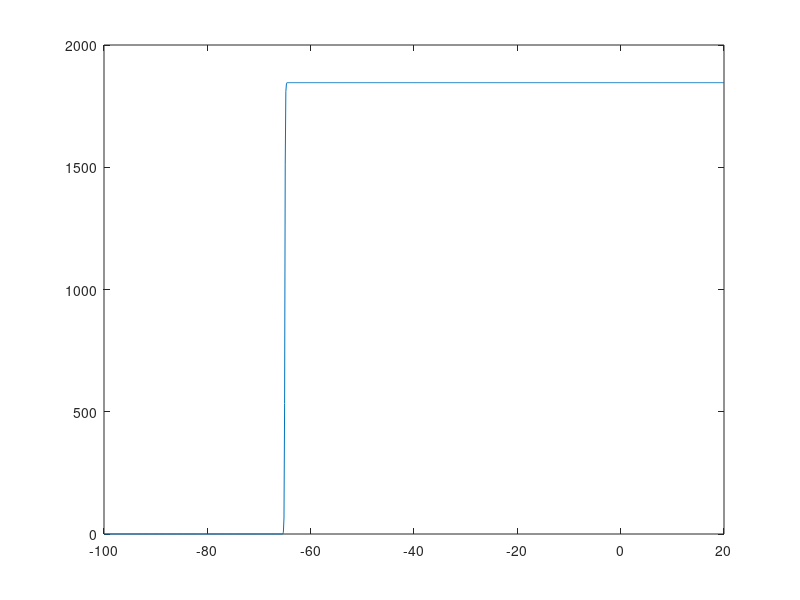

Source code (MATLAB):
v_sa = linspace(-100, 20, 1000);

v_switch = -65;
slope = 0.1;
Glu_max = 1846;

Glu = 0.5*Glu_max*(1 + tanh((v_sa-v_switch)/slope));

figure(99);
plot(v_sa, Glu);